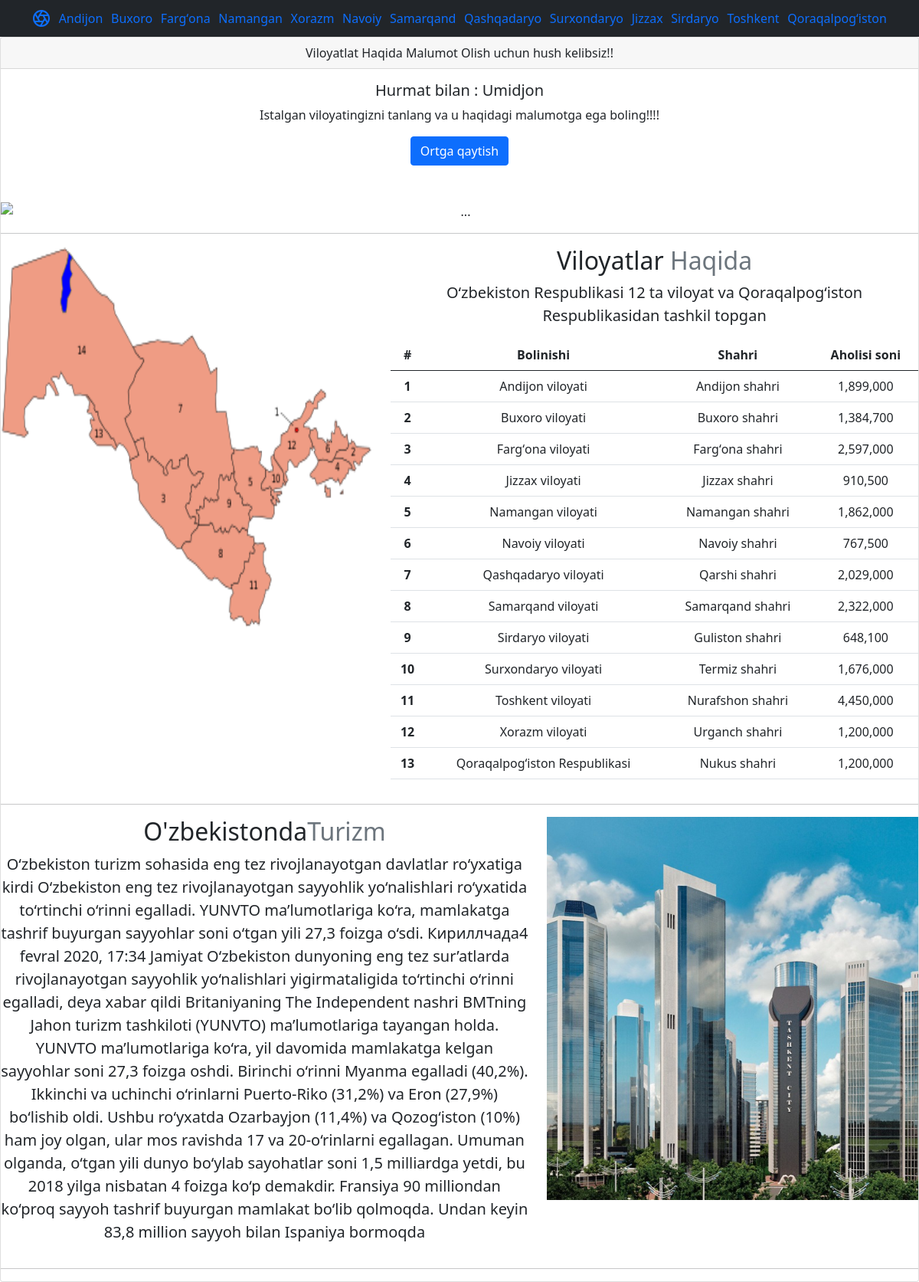
Screenshot of /viloyat/ with the database file from the repository.
### viloyat/models.py (models this page shows, shortened)
class Viloyat(models.Model):
	name = models.CharField(max_length=355)
	slug = models.SlugField(max_length=355)

### viloyat/views.py (the view)
# urls.py: path('viloyat/',region,name='viloyat'),
def region(request):
	viloyat = Viloyat.objects.all()
	return render(request,'viloyat/viloyat.html',{'viloyat':viloyat})

### viloyat/templates/viloyat/viloyat.html (shortened to what this page needs)
{% extends 'viloyat/viloyatkorinish.html' %}
{% load static %}
{% block content %}
<div class="card text-center">
  <div class="card-header">
    Viloyatlat Haqida Malumot Olish uchun hush kelibsiz!!
  </div>
  <div class="card-body">
    <h5 class="card-title">Hurmat bilan : Umidjon </h5>
    <p class="card-text">Istalgan viloyatingizni tanlang va u haqidagi malumotga ega boling!!!!</p>
    <a href="{% url 'home' %}" class="btn btn-primary">Ortga qaytish</a>
  </div>
<div class="lyuboy" style="display: flex;flex-direction: row;justify-content:flex-start;align-items: flex-start;">
</div>
<div id="carouselExampleControls" class="carousel slide" data-bs-ride="carousel">
  <div class="carousel-inner">
    <div class="carousel-item active">
      <img src="" class="d-block w-100" alt="...">
    </div>
  </div>
  <button class="carousel-control-prev" type="button" data-bs-target="#carouselExampleControls" data-bs-slide="prev">
    <span class="carousel-control-prev-icon" aria-hidden="true"></span>
  </button>
  <button class="carousel-control-next" type="button" data-bs-target="#carouselExampleControls" data-bs-slide="next">
    <span class="carousel-control-next-icon" aria-hidden="true"></span>
  </button>
</div>
<hr class="featurette-divider">
        <div class="row featurette">
          <div class="col-md-7 order-md-2">
            <h2 class="featurette-heading">Viloyatlar  <span class="text-muted">Haqida</span></h2>
            <p class="lead">Oʻzbekiston Respublikasi 12 ta viloyat va Qoraqalpogʻiston Respublikasidan tashkil topgan</p>
            <p class="lead"><table class="table">
  <thead>
    <tr>
      <th scope="col">#</th>
      <th scope="col">Bolinishi</th>
      <th scope="col">Shahri</th>
      <th scope="col">Aholisi soni</th>
    </tr>
  </thead>
  <tbody>
    <tr>
      <th scope="row">1</th>
      <td>Andijon viloyati</td>
      <td>Andijon shahri</td>
      <td>1,899,000</td>
    </tr>
    <tr>
      <th scope="row">2</th>
      <td>Buxoro viloyati</td>
      <td>Buxoro shahri</td>
      <td>1,384,700</td>
    </tr>
    <tr>
      <th scope="row">3</th>
      <td>Fargʻona viloyati</td>
      <td>Fargʻona shahri</td>
      <td>2,597,000</td>
    </tr>
    <tr>
      <th scope="row">4</th>
      <td>Jizzax viloyati</td>
      <td>Jizzax  shahri</td>
      <td>910,500</td>
    </tr>
    <tr>
      <th scope="row">5</th>
      <td>Namangan  viloyati</td>
      <td>Namangan shahri</td>
      <td>1,862,000	</td>
    </tr>
    <tr>
      <th scope="row">6</th>
      <td>Navoiy viloyati</td>
      <td>Navoiy  shahri</td>
      <td>767,500	</td>
    </tr>
    <tr>
      <th scope="row">7</th>
      <td>Qashqadaryo viloyati</td>
      <td>Qarshi shahri</td>
      <td>2,029,000</td>
    </tr>
    <tr>
      <th scope="row">8</th>
      <td>Samarqand viloyati</td>
      <td>Samarqand shahri</td>
      <td>2,322,000	</td>
    </tr>
    <tr>
      <th scope="row">9</th>
      <td>Sirdaryo viloyati</td>
      <td>Guliston shahri</td>
      <td>648,100	</td>
    </tr>
    <tr>
      <th scope="row">10</th>
      <td>Surxondaryo viloyati</td>
      <td>Termiz shahri</td>
      <td>1,676,000		</td>
    </tr>
    <tr>
      <th scope="row">11</th>
      <td>Toshkent viloyati</td>
      <td>Nurafshon shahri</td>
      <td>4,450,000	</td>
    </tr>
    <tr>
      <th scope="row">12</th>
      <td>Xorazm viloyati</td>
      <td>Urganch shahri</td>
      <td>1,200,000		</td>
    </tr>
    <tr>
      <th scope="row">13</th>
      <td>Qoraqalpogʻiston Respublikasi</td>
      <td>Nukus shahri</td>
      <td>1,200,000		</td>
    </tr>
  </tbody>
</table></p>
          </div>
          <div class="col-md-5 order-md-1">
            <img class="featurette-image img-fluid mx-auto" data-src="holder.js/500x500/auto" alt="500x500" src="{% static 'image/uzbh.png'%}" data-holder-rendered="true" style="width: 500px; height: 500px;">
          </div>
        </div>
        <hr class="featurette-divider">
        <div class="row featurette">
          <div class="col-md-7">
            <h2 class="featurette-heading">O'zbekistonda<span class="text-muted">Turizm</span></h2>
            <p class="lead">O‘zbekiston turizm sohasida eng tez rivojlanayotgan davlatlar ro‘yxatiga kirdi
O‘zbekiston eng tez rivojlanayotgan sayyohlik yo‘nalishlari ro‘yxatida to‘rtinchi o‘rinni egalladi. YUNVTO ma’lumotlariga ko‘ra, mamlakatga tashrif buyurgan sayyohlar soni o‘tgan yili 27,3 foizga o‘sdi.
  Кириллчада4 fevral 2020, 17:34   Jamiyat
O‘zbekiston dunyoning eng tez sur’atlarda rivojlanayotgan sayyohlik yo‘nalishlari yigirmataligida to‘rtinchi o‘rinni egalladi, deya xabar qildi Britaniyaning The Independent nashri BMTning Jahon turizm tashkiloti (YUNVTO) ma’lumotlariga tayangan holda.
YUNVTO ma’lumotlariga ko‘ra, yil davomida mamlakatga kelgan sayyohlar soni 27,3 foizga oshdi. Birinchi o‘rinni Myanma egalladi (40,2%). Ikkinchi va uchinchi o‘rinlarni Puerto-Riko (31,2%) va Eron (27,9%) bo‘lishib oldi.
Ushbu ro‘yxatda Ozarbayjon (11,4%) va Qozog‘iston (10%) ham joy olgan, ular mos ravishda 17 va 20-o‘rinlarni egallagan.
Umuman olganda, o‘tgan yili dunyo bo‘ylab sayohatlar soni 1,5 milliardga yetdi, bu 2018 yilga nisbatan 4 foizga ko‘p demakdir.
Fransiya 90 milliondan ko‘proq sayyoh tashrif buyurgan mamlakat bo‘lib qolmoqda. Undan keyin 83,8 million sayyoh bilan Ispaniya bormoqda</p>
          </div>
          <div class="col-md-5">
            <img class="featurette-image img-fluid mx-auto" data-src="holder.js/500x500/auto" alt="500x500" src="{% static 'image/tash2.jpg'%}" data-holder-rendered="true" style="width: 500px; height: 500px;">
          </div>
        </div>
        <hr class="featurette-divider">
      </div>
{% endblock %}

### viloyat/templates/viloyat/viloyatkorinish.html (shortened to what this page needs)
{% load static %}
<!doctype html>
<html lang="en">
  <head>
    <link href="https://cdn.jsdelivr.net/npm/bootstrap@5.0.2/dist/css/bootstrap.min.css" rel="stylesheet">
  </head>
  <body>
<header class="site-header sticky-top py-1 navbar navbar-dark bg-dark ">
  <nav class="container d-flex flex-column flex-md-row justify-content-between">
    <a class="py-2" href="{% url 'home' %}" aria-label="Product">
    </a>
    {% for i in viloyat %}
    <a style=" text-decoration: none;" class="py-2 d-none d-md-inline-block " href="{% url 'rayon' i.pk %}" name="q">{{i.name}}</a>
    {% endfor %}
  </nav>
</header>
{% block content %}
{% endblock %}
  </body>
</html>

### rows the page displays
Viloyat: name "Andijon"
Viloyat: name "Buxoro"
Viloyat: name "Fargʻona"
Viloyat: name "Namangan"
Viloyat: name "Xorazm"
Viloyat: name "Navoiy"
Viloyat: name "Samarqand"
Viloyat: name "Qashqadaryo"
Viloyat: name "Surxondaryo"
Viloyat: name "Jizzax"
Viloyat: name "Sirdaryo"
Viloyat: name "Toshkent"
Viloyat: name "Qoraqalpogʻiston"
